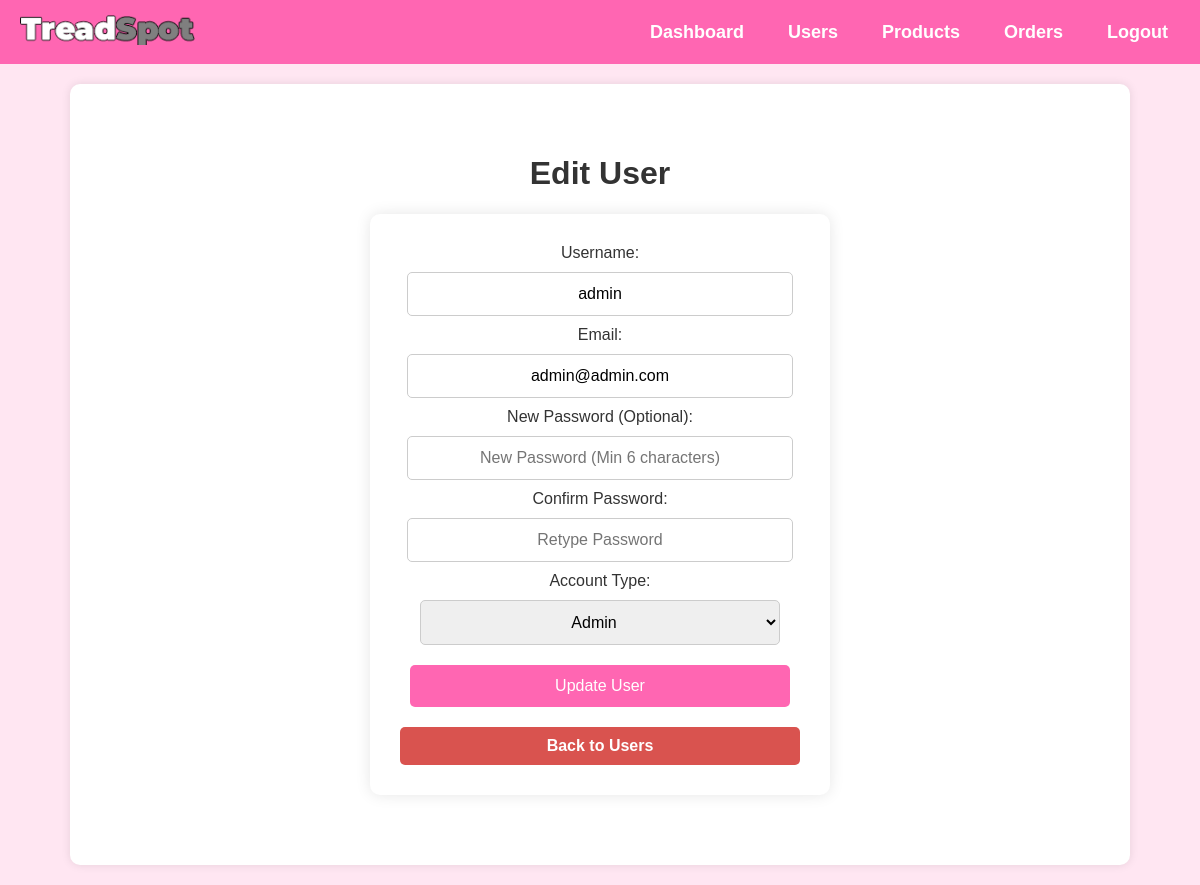
Page /admin/manage_user_edit.php?id=10 (signed in) on the committed database.
### tables this page shows
CREATE TABLE `users` (
  `id` int(11) NOT NULL,
  `username` varchar(255) NOT NULL,
  `password` varchar(255) NOT NULL,
  `email` varchar(255) NOT NULL,
  `account_type` int(1) NOT NULL
);

### admin/manage_user_edit.php (the view, shortened to what this page needs)
<?php
include '../config/config.php';
$user_id = intval($_GET["id"]);
$sql = "SELECT * FROM users WHERE id = ?";
$stmt = $conn->prepare($sql);
$stmt->bind_param("i", $user_id);
$stmt->execute();
$result = $stmt->get_result();
if ($result->num_rows == 1) {
    $user = $result->fetch_assoc();
} else {
    header("Location: manage_users.php");
    exit();
}
?>
<!DOCTYPE html>
<html lang="en">
<head>
    <link rel="stylesheet" href="styles/admin_style.css">
</head>
<body>
    <?php include 'admin_navbar.php'; ?>
    <div class="admin-container">
        <h1>Edit User</h1>
        <div class="form-container">
            <form action="manage_user_edit.php?id=<?php echo $user_id; ?>" method="POST">
                <label>Username:</label>
                <input type="text" name="username" value="<?php echo htmlspecialchars($user['username']); ?>" required><br>
                <label>Email:</label>
                <input type="email" name="email" value="<?php echo htmlspecialchars($user['email']); ?>" required><br>
                <label>New Password (Optional):</label>
                <input type="password" name="password" placeholder="New Password (Min 6 characters)"><br>
                <label>Confirm Password:</label>
                <input type="password" name="confirm_password" placeholder="Retype Password"><br>
                <label>Account Type:</label>
                <select name="account_type">
                    <option value="1" <?php echo ($user['account_type'] == 1) ? 'selected' : ''; ?>>Admin</option>
                </select><br>
                <button type="submit" name="update_user">Update User</button>
            </form>
            <a href="manage_users.php" class="btn back-btn">Back to Users</a>
        </div>
    </div>
</body>
</html>

### admin/styles/admin_style.css (style rules this page uses)
body { font-family: Arial, sans-serif; margin: 0; padding: 0; background-color: #ffe6f2; color: #333; display: flex; flex-direction: column; min-height: 100vh; }
.admin-container { position: relative; text-align: center; padding: 50px; background: white; margin: 20px auto; border-radius: 10px; width: 80%; box-shadow: 0 0 10px rgba(0, 0, 0, 0.1); }
.btn { display: inline-block; padding: 12px 20px; background-color: #ff66b2; color: white; text-decoration: none; border-radius: 5px; font-size: 16px; font-weight: bold; transition: 0.3s; }
.form-container { width: 100%; max-width: 400px; padding: 30px; margin: 20px auto; background: white; border-radius: 10px; box-shadow: 0 0 15px rgba(0, 0, 0, 0.1); text-align: center; }
.form-container input, .form-container select { width: 90%; padding: 12px; margin: 10px 0; border: 1px solid #ccc; border-radius: 5px; font-size: 16px; text-align: center; }
.form-container button { width: 95%; padding: 12px; margin-top: 10px; margin-bottom: 15px; background-color: #ff66b2; border: none; color: white; font-size: 16px; border-radius: 5px; cursor: pointer; transition: 0.3s; }
.btn.back-btn { display: inline-block; padding: 10px 15px; background-color: #d9534f; color: white; text-decoration: none; border-radius: 5px; font-weight: bold; transition: 0.3s; margin-top: 5px; display: block; text-align: center; }

### rows in the picture
users: username "admin", email "admin@admin.com", account_type "Admin"
